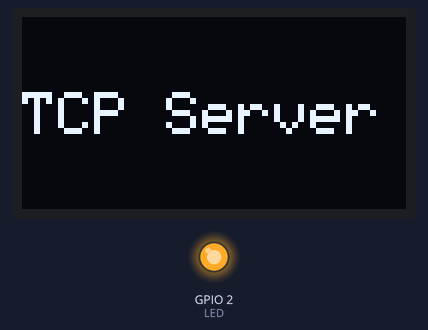
The sketch below on a simulated ESP32. On the bench: 128×64 one-colour display, output pins drawn as LEDs (lit = HIGH). What the sketch prints to the serial monitor is not drawn.

Above: at 0.1 s.

The sketch:

tcp_server_strain_gauge.ino
```cpp
/*
    Funcao: TCP/IP usando ESP32 como Access Point (AP) - Funciona como um servidor de rede
    Autor: Paulo Cesar Menegon de Castro
    Data de criacao: 27.04.2025
    Data de modificacao: 30.05.2025
    Referencias: https://portal.vidadesilicio.com.br/comunicacao-wireless-esp-protocolo-tcp/
                 https://www.geeksforgeeks.org/tcp-ip-model/
                 https://randomnerdtutorials.com/esp32-access-point-ap-web-server/
                 https://randomnerdtutorials.com/esp32-useful-wi-fi-functions-arduino/
*/

// Constantes
// Declaracao de constantes
#define SCREEN_WIDTH 128  // Largura do display em pixels
#define SCREEN_HEIGHT 64  // Altura do display em pixels
#define NETWORK "esp32_AP"          // Nome da rede do Access Point
#define PWD "12345678"              // Senha da rede
#define LOCAL_IP 192, 168, 171, 1   // Altera o IP local da rede (no AP o padrao e 192.168.4.1)
#define GATEWAY 192, 168, 171, 1
#define SUBNET 255, 255, 255, 0
#define PORT 1972                   // Porta do servidor TCP/IP
#define LED 2                       // LED da placa

// Bibliotecas
#include <Wire.h>              // Comunicacao I2C
#include <Adafruit_GFX.h>      // Controle do display OLED
#include <Adafruit_SSD1306.h>  // Controle do display OLED
#include <WiFiServer.h>
#include <WiFi.h>

// Instanciacao
Adafruit_SSD1306 display(SCREEN_WIDTH, SCREEN_HEIGHT, &Wire, -1); // Display SSD1306 conectado ao I2C (SDA, SCL pins)
WiFiServer server(PORT);  // Cria o objeto servidor na porta designada
WiFiClient client;        // Cria o objeto cliente.
hw_timer_t* timer0 = NULL;

bool intTimer0 = false;  // Flag de interrupcaodo Timer0
String req = "";

// Interrupcao do Timer0
void IRAM_ATTR rotTimer0() {  // Armazena na RAM que e mais rapida que a FLASH
  intTimer0 = true;
}

// Inicializacao do timer
void startTimer() {
  // Frequencia do timer em 1 MHz
  timer0 = timerBegin(1000000);  // Frequencia em Hz (maximo de 80MHz)
  // Funcao a ser chamada pela interrupcao do timer.
  timerAttachInterrupt(timer0, &rotTimer0);
  // Intervalo para chamada da funcao
  timerAlarm(timer0, 1000, true, 0);  // Chama a funcao a cada 1 milissegundo (tempo em us)
  /* Parametros:
     1 - Timer a ser afetado
     2 - Ajusta o alarme para chamar a funcao a cada valor especificado
     3 - Repete o alarme
     4 - Sem limites de valor para a contagem
  */
}

// Gerencia clientes e pacotes TCP
void tcp() {
  if (client.connected())  // Se algum cliente conectado ao servidor
  {
    if (client.available() > 0)  // Se dados foram enviados pelo cliente
    {
      req = "";
      while (client.available() > 0)  //Armazena cada Byte (letra/char) na String para formar a mensagem recebida.
      {
        char z = client.read();
        req += z;
      }
      //Mostra a mensagem recebida do cliente no Serial Monitor.
      //Serial.print("\nUm cliente enviou uma mensagem");
      //Serial.print("\n...IP do cliente: ");
      //Serial.print(cl.remoteIP());
      //Serial.print("\n...IP do servidor: ");
      //Serial.print(WiFi.softAPIP());
      //Serial.print("\n...Mensagem do cliente: " + req + "\n");
      //bps = bps + sizeof(req) * 8;

      //Envia uma resposta para o cliente
      //client.print("\nO servidor recebeu sua mensagem");
      //client.print("\n...Seu IP: ");
      //client.print(client.remoteIP());
      //client.print("\n...IP do Servidor: ");
      //client.print(WiFi.softAPIP());
      //client.print("\n...Sua mensagem: " + req + "\n");
      client.println(req);
      client.flush();
    }
  } else  //  Se nao houver cliente conectado
  {
    client = server.available();  // Disponibiliza o servidor para o cliente se conectar
    delay(1);
  }
}

void setup() {
  Serial.begin(115200);         // Habilita comunicacao serial
  pinMode(LED, OUTPUT);         // LED como pino de saida
  digitalWrite(LED, HIGH);      // LED apagado
  if (!display.begin(SSD1306_SWITCHCAPVCC, 0x3C)) {  // Endereco I2C do display = 0x3C
    Serial.println("Falha alocacao SSD1306");
    for (;;)
      ;
  } else {
    display.clearDisplay();
    display.setTextSize(2);
    display.setTextColor(WHITE, 0);
    display.setCursor(0, 25);
    display.println("TCP Server");
    display.display();
  }
  WiFi.mode(WIFI_AP);           // Define o WiFi como AP
  IPAddress localIP(LOCAL_IP);  // IP local
  IPAddress gateway(GATEWAY);   // Gateway
  IPAddress subnet(SUBNET);     // Mascara Subnet
  WiFi.softAPConfig(localIP, gateway, subnet);
  WiFi.softAP(NETWORK, PWD);  //Cria a rede AP
  Serial.println("*********************************************************************************************************");
  Serial.print("IP do servidor: ");
  Serial.println(WiFi.softAPIP());
  server.begin();  //Inicia o servidor TCP.
  startTimer();    // Inicia timers da ESP32
  delay(3000);
}

void loop() {
  tcp();
  if (intTimer0) {
    intTimer0 = false;
    Serial.print("Valor lido do strain gauge: ");
    Serial.println(req);
    display.clearDisplay();
    display.setCursor(0,0);
    display.println(req);
    display.display();
  }
}
```
